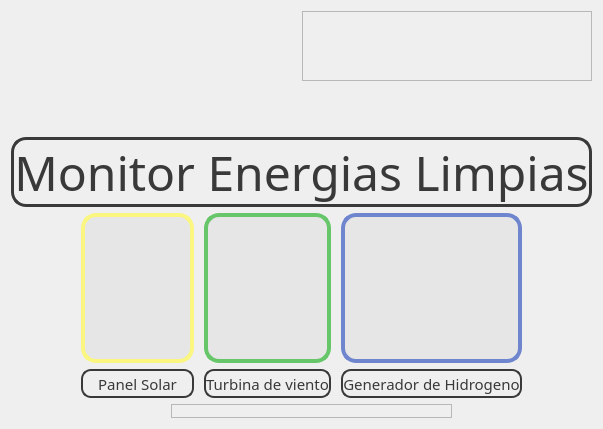
            <widget class="QWidget" name="page_home">
             <layout class="QVBoxLayout" name="verticalLayout_9">
              <item>
               <widget class="QFrame" name="frame_32">
                <property name="minimumSize">
                 <size>
                  <width>0</width>
                  <height>120</height>
                 </size>
                </property>
                <property name="maximumSize">
                 <size>
                  <width>16777215</width>
                  <height>120</height>
                 </size>
                </property>
                <property name="frameShape">
                 <enum>QFrame::NoFrame</enum>
                </property>
                <property name="frameShadow">
                 <enum>QFrame::Plain</enum>
                </property>
                <layout class="QHBoxLayout" name="horizontalLayout_19">
                 <property name="spacing">
                  <number>0</number>
                 </property>
                 <property name="leftMargin">
                  <number>0</number>
                 </property>
                 <property name="topMargin">
                  <number>0</number>
                 </property>
                 <property name="rightMargin">
                  <number>0</number>
                 </property>
                 <property name="bottomMargin">
                  <number>50</number>
                 </property>
                 <item>
                  <widget class="QLabel" name="label_16">
                   <property name="maximumSize">
                    <size>
                     <width>300</width>
                     <height>16777215</height>
                    </size>
                   </property>
                   <property name="text">
                    <string/>
                   </property>
                   <property name="pixmap">
                    <pixmap>logos/logo-universidad-de-los-llanos.png</pixmap>
                   </property>
                   <property name="scaledContents">
                    <bool>true</bool>
                   </property>
                  </widget>
                 </item>
                 <item>
                  <widget class="QFrame" name="frame_35">
                   <property name="frameShape">
                    <enum>QFrame::StyledPanel</enum>
                   </property>
                   <property name="frameShadow">
                    <enum>QFrame::Raised</enum>
                   </property>
                  </widget>
                 </item>
                </layout>
               </widget>
              </item>
              <item>
               <widget class="QFrame" name="frame_16">
                <property name="maximumSize">
                 <size>
                  <width>16777215</width>
                  <height>70</height>
                 </size>
                </property>
                <property name="frameShape">
                 <enum>QFrame::NoFrame</enum>
                </property>
                <property name="frameShadow">
                 <enum>QFrame::Plain</enum>
                </property>
                <layout class="QVBoxLayout" name="verticalLayout_10">
                 <property name="spacing">
                  <number>0</number>
                 </property>
                 <property name="leftMargin">
                  <number>0</number>
                 </property>
                 <property name="topMargin">
                  <number>0</number>
                 </property>
                 <property name="rightMargin">
                  <number>0</number>
                 </property>
                 <property name="bottomMargin">
                  <number>5</number>
                 </property>
                 <item>
                  <widget class="QLabel" name="label_13">
                   <property name="minimumSize">
                    <size>
                     <width>0</width>
                     <height>70</height>
                    </size>
                   </property>
                   <property name="maximumSize">
                    <size>
                     <width>16777215</width>
                     <height>70</height>
                    </size>
                   </property>
                   <property name="font">
                    <font>
                     <family>Century Gothic</family>
                     <pointsize>36</pointsize>
                     <weight>50</weight>
                     <italic>false</italic>
                     <bold>false</bold>
                     <kerning>true</kerning>
                    </font>
                   </property>
                   <property name="styleSheet">
                    <string notr="true">color: rgb(57, 57, 57);
border: 3px solid rgb(57, 57, 57);
border-radius: 15px;
</string>
                   </property>
                   <property name="text">
                    <string>Monitor Energias Limpias</string>
                   </property>
                   <property name="alignment">
                    <set>Qt::AlignCenter</set>
                   </property>
                  </widget>
                 </item>
                </layout>
               </widget>
              </item>
              <item>
               <widget class="QFrame" name="frame_9">
                <property name="frameShape">
                 <enum>QFrame::NoFrame</enum>
                </property>
                <property name="frameShadow">
                 <enum>QFrame::Plain</enum>
                </property>
                <layout class="QHBoxLayout" name="horizontalLayout_4">
                 <property name="spacing">
                  <number>10</number>
                 </property>
                 <property name="leftMargin">
                  <number>0</number>
                 </property>
                 <property name="topMargin">
                  <number>0</number>
                 </property>
                 <property name="rightMargin">
                  <number>0</number>
                 </property>
                 <property name="bottomMargin">
                  <number>0</number>
                 </property>
                 <item>
                  <widget class="QFrame" name="frame_11">
                   <property name="maximumSize">
                    <size>
                     <width>60</width>
                     <height>16777215</height>
                    </size>
                   </property>
                   <property name="frameShape">
                    <enum>QFrame::NoFrame</enum>
                   </property>
                   <property name="frameShadow">
                    <enum>QFrame::Raised</enum>
                   </property>
                  </widget>
                 </item>
                 <item>
                  <widget class="QFrame" name="frame_37">
                   <property name="minimumSize">
                    <size>
                     <width>0</width>
                     <height>185</height>
                    </size>
                   </property>
                   <property name="maximumSize">
                    <size>
                     <width>16777215</width>
                     <height>185</height>
                    </size>
                   </property>
                   <property name="frameShape">
                    <enum>QFrame::NoFrame</enum>
                   </property>
                   <property name="frameShadow">
                    <enum>QFrame::Plain</enum>
                   </property>
                   <layout class="QVBoxLayout" name="verticalLayout_15">
                    <property name="spacing">
                     <number>6</number>
                    </property>
                    <property name="leftMargin">
                     <number>0</number>
                    </property>
                    <property name="topMargin">
                     <number>0</number>
                    </property>
                    <property name="rightMargin">
                     <number>0</number>
                    </property>
                    <property name="bottomMargin">
                     <number>0</number>
                    </property>
                    <item>
                     <widget class="QPushButton" name="Solar_Button">
                      <property name="minimumSize">
                       <size>
                        <width>0</width>
                        <height>150</height>
                       </size>
                      </property>
                      <property name="font">
                       <font>
                        <family>Century Gothic</family>
                        <pointsize>12</pointsize>
                       </font>
                      </property>
                      <property name="cursor">
                       <cursorShape>PointingHandCursor</cursorShape>
                      </property>
                      <property name="styleSheet">
                       <string notr="true">QPushButton {
	color: rgb(25, 25, 25);
	background-color: rgb(230, 230, 230);
	border: 4px solid rgb(250, 246, 128);
	border-radius: 15px;
	
	
}

QPushButton:hover {
	background-color: rgb(250, 246, 128);
}

QPushButton:pressed {
	background-color: rgb(255, 207, 60);
	border: 4px solid rgb(255, 207, 60);
	padding-top: 2px;
    padding-right: 2px;

}
</string>
                      </property>
                      <property name="text">
                       <string/>
                      </property>
                      <property name="icon">
                       <iconset>
                        <normaloff>icons/solar-panel.png</normaloff>icons/solar-panel.png</iconset>
                      </property>
                      <property name="iconSize">
                       <size>
                        <width>128</width>
                        <height>128</height>
                       </size>
                      </property>
                      <property name="default">
                       <bool>false</bool>
                      </property>
                      <property name="flat">
                       <bool>false</bool>
                      </property>
                     </widget>
                    </item>
                    <item>
                     <widget class="QFrame" name="frame_40">
                      <property name="maximumSize">
                       <size>
                        <width>16777215</width>
                        <height>34</height>
                       </size>
                      </property>
                      <property name="styleSheet">
                       <string notr="true">color: rgb(57, 57, 57);
border: 2px solid rgb(57, 57, 57);
border-radius: 10px;
</string>
                      </property>
                      <property name="frameShape">
                       <enum>QFrame::NoFrame</enum>
                      </property>
                      <property name="frameShadow">
                       <enum>QFrame::Raised</enum>
                      </property>
                      <layout class="QVBoxLayout" name="verticalLayout_16">
                       <property name="spacing">
                        <number>0</number>
                       </property>
                       <property name="leftMargin">
                        <number>0</number>
                       </property>
                       <property name="topMargin">
                        <number>0</number>
                       </property>
                       <property name="rightMargin">
                        <number>0</number>
                       </property>
                       <property name="bottomMargin">
                        <number>0</number>
                       </property>
                       <item>
                        <widget class="QLabel" name="label_17">
                         <property name="font">
                          <font>
                           <family>Segoe UI Light</family>
                           <pointsize>11</pointsize>
                          </font>
                         </property>
                         <property name="styleSheet">
                          <string notr="true">color: rgb(57, 57, 57);
border: none;</string>
                         </property>
                         <property name="text">
                          <string>Panel Solar</string>
                         </property>
                         <property name="alignment">
                          <set>Qt::AlignCenter</set>
                         </property>
                        </widget>
                       </item>
                      </layout>
                     </widget>
                    </item>
                   </layout>
                  </widget>
                 </item>
                 <item>
                  <widget class="QFrame" name="frame_41">
                   <property name="minimumSize">
                    <size>
                     <width>0</width>
                     <height>185</height>
                    </size>
                   </property>
                   <property name="maximumSize">
                    <size>
                     <width>16777215</width>
                     <height>185</height>
                    </size>
                   </property>
                   <property name="frameShape">
                    <enum>QFrame::NoFrame</enum>
                   </property>
                   <property name="frameShadow">
                    <enum>QFrame::Plain</enum>
                   </property>
                   <layout class="QVBoxLayout" name="verticalLayout_14">
                    <property name="leftMargin">
                     <number>0</number>
                    </property>
                    <property name="topMargin">
                     <number>0</number>
                    </property>
                    <property name="rightMargin">
                     <number>0</number>
                    </property>
                    <property name="bottomMargin">
                     <number>0</number>
                    </property>
                    <item>
                     <widget class="QPushButton" name="Wind_button">
                      <property name="minimumSize">
                       <size>
                        <width>0</width>
                        <height>150</height>
                       </size>
                      </property>
                      <property name="font">
                       <font>
                        <family>Century Gothic</family>
                        <pointsize>12</pointsize>
                       </font>
                      </property>
                      <property name="cursor">
                       <cursorShape>PointingHandCursor</cursorShape>
                      </property>
                      <property name="styleSheet">
                       <string notr="true">QPushButton {
	color: rgb(25, 25, 25);
	
	background-color: rgb(230, 230, 230);
	border: 4px solid rgb(102, 198, 105);
	border-radius: 15px;
}

QPushButton:hover {
	background-color: rgb(102, 198, 105);
}

QPushButton:pressed {
	background-color: rgb(48, 165, 27);
	border: 4px solid rgb(48, 165, 27);
	padding-top: 2px;
    padding-right: 2px;

}
</string>
                      </property>
                      <property name="text">
                       <string/>
                      </property>
                      <property name="icon">
                       <iconset>
                        <normaloff>icons/wind-energy.png</normaloff>icons/wind-energy.png</iconset>
                      </property>
                      <property name="iconSize">
                       <size>
                        <width>128</width>
                        <height>128</height>
                       </size>
                      </property>
                     </widget>
                    </item>
                    <item>
                     <widget class="QFrame" name="frame_39">
                      <property name="maximumSize">
                       <size>
                        <width>16777215</width>
                        <height>34</height>
                       </size>
                      </property>
                      <property name="styleSheet">
                       <string notr="true">color: rgb(57, 57, 57);
border: 2px solid rgb(57, 57, 57);
border-radius: 10px;
</string>
                      </property>
                      <property name="frameShape">
                       <enum>QFrame::NoFrame</enum>
                      </property>
                      <property name="frameShadow">
                       <enum>QFrame::Raised</enum>
                      </property>
                      <layout class="QVBoxLayout" name="verticalLayout_17">
                       <property name="spacing">
                        <number>0</number>
                       </property>
                       <property name="leftMargin">
                        <number>0</number>
                       </property>
                       <property name="topMargin">
                        <number>0</number>
                       </property>
                       <property name="rightMargin">
                        <number>0</number>
                       </property>
                       <property name="bottomMargin">
                        <number>0</number>
                       </property>
                       <item>
                        <widget class="QLabel" name="label_18">
                         <property name="font">
                          <font>
                           <family>Segoe UI Light</family>
                           <pointsize>11</pointsize>
                          </font>
                         </property>
                         <property name="styleSheet">
                          <string notr="true">color: rgb(57, 57, 57);
border: none;</string>
                         </property>
                         <property name="text">
                          <string>Turbina de viento</string>
                         </property>
                         <property name="alignment">
                          <set>Qt::AlignCenter</set>
                         </property>
                        </widget>
                       </item>
                      </layout>
                     </widget>
                    </item>
                   </layout>
                  </widget>
                 </item>
                 <item>
                  <widget class="QFrame" name="frame_42">
                   <property name="minimumSize">
                    <size>
                     <width>0</width>
                     <height>185</height>
                    </size>
                   </property>
                   <property name="maximumSize">
                    <size>
                     <width>16777215</width>
                     <height>185</height>
                    </size>
                   </property>
                   <property name="frameShape">
                    <enum>QFrame::NoFrame</enum>
                   </property>
                   <property name="frameShadow">
                    <enum>QFrame::Plain</enum>
                   </property>
                   <layout class="QVBoxLayout" name="verticalLayout_13">
                    <property name="leftMargin">
                     <number>0</number>
                    </property>
                    <property name="topMargin">
                     <number>0</number>
                    </property>
                    <property name="rightMargin">
                     <number>0</number>
                    </property>
                    <property name="bottomMargin">
                     <number>0</number>
                    </property>
                    <item>
                     <widget class="QPushButton" name="Hydrogen_button">
                      <property name="enabled">
                       <bool>true</bool>
                      </property>
                      <property name="sizePolicy">
                       <sizepolicy hsizetype="Minimum" vsizetype="Fixed">
                        <horstretch>0</horstretch>
                        <verstretch>0</verstretch>
                       </sizepolicy>
                      </property>
                      <property name="minimumSize">
                       <size>
                        <width>0</width>
                        <height>150</height>
                       </size>
                      </property>
                      <property name="sizeIncrement">
                       <size>
                        <width>0</width>
                        <height>0</height>
                       </size>
                      </property>
                      <property name="baseSize">
                       <size>
                        <width>0</width>
                        <height>0</height>
                       </size>
                      </property>
                      <property name="font">
                       <font>
                        <family>Century Gothic</family>
                        <pointsize>12</pointsize>
                       </font>
                      </property>
                      <property name="cursor">
                       <cursorShape>PointingHandCursor</cursorShape>
                      </property>
                      <property name="styleSheet">
                       <string notr="true">QPushButton {
	color: rgb(25, 25, 25);
	
	background-color: rgb(230, 230, 230);
	border: 4px solid rgb(111, 134, 206);
	border-radius: 15px;
}

QPushButton:hover {
	background-color: rgb(111, 134, 206);	
}

QPushButton:pressed {
	background-color: rgb(52, 47, 197);
	border: 4px solid rgb(52, 47, 197);
	padding-top: 2px;
    padding-right: 2px;

}
</string>
                      </property>
                      <property name="text">
                       <string/>
                      </property>
                      <property name="icon">
                       <iconset>
                        <normaloff>icons/h2.png</normaloff>icons/h2.png</iconset>
                      </property>
                      <property name="iconSize">
                       <size>
                        <width>128</width>
                        <height>128</height>
                       </size>
                      </property>
                     </widget>
                    </item>
                    <item>
                     <widget class="QFrame" name="frame_38">
                      <property name="maximumSize">
                       <size>
                        <width>16777215</width>
                        <height>34</height>
                       </size>
                      </property>
                      <property name="styleSheet">
                       <string notr="true">color: rgb(57, 57, 57);
border: 2px solid rgb(57, 57, 57);
border-radius: 10px;
</string>
                      </property>
                      <property name="frameShape">
                       <enum>QFrame::NoFrame</enum>
                      </property>
                      <property name="frameShadow">
                       <enum>QFrame::Raised</enum>
                      </property>
                      <layout class="QVBoxLayout" name="verticalLayout_18">
                       <property name="spacing">
                        <number>0</number>
                       </property>
                       <property name="leftMargin">
                        <number>0</number>
                       </property>
                       <property name="topMargin">
                        <number>0</number>
                       </property>
                       <property name="rightMargin">
                        <number>0</number>
                       </property>
                       <property name="bottomMargin">
                        <number>0</number>
                       </property>
                       <item>
                        <widget class="QLabel" name="label_19">
                         <property name="font">
                          <font>
                           <family>Segoe UI Light</family>
                           <pointsize>11</pointsize>
                          </font>
                         </property>
                         <property name="styleSheet">
                          <string notr="true">color: rgb(57, 57, 57);
border: none;</string>
                         </property>
                         <property name="text">
                          <string>Generador de Hidrogeno</string>
                         </property>
                         <property name="alignment">
                          <set>Qt::AlignCenter</set>
                         </property>
                        </widget>
                       </item>
                      </layout>
                     </widget>
                    </item>
                   </layout>
                  </widget>
                 </item>
                 <item>
                  <widget class="QFrame" name="frame_12">
                   <property name="maximumSize">
                    <size>
                     <width>60</width>
                     <height>16777215</height>
                    </size>
                   </property>
                   <property name="frameShape">
                    <enum>QFrame::NoFrame</enum>
                   </property>
                   <property name="frameShadow">
                    <enum>QFrame::Raised</enum>
                   </property>
                  </widget>
                 </item>
                </layout>
               </widget>
              </item>
              <item>
               <widget class="QFrame" name="frame_33">
                <property name="maximumSize">
                 <size>
                  <width>16777215</width>
                  <height>100</height>
                 </size>
                </property>
                <property name="frameShape">
                 <enum>QFrame::NoFrame</enum>
                </property>
                <property name="frameShadow">
                 <enum>QFrame::Plain</enum>
                </property>
                <layout class="QHBoxLayout" name="horizontalLayout_15">
                 <property name="spacing">
                  <number>0</number>
                 </property>
                 <property name="leftMargin">
                  <number>0</number>
                 </property>
                 <property name="topMargin">
                  <number>0</number>
                 </property>
                 <property name="rightMargin">
                  <number>0</number>
                 </property>
                 <property name="bottomMargin">
                  <number>0</number>
                 </property>
                 <item>
                  <widget class="QLabel" name="label_14">
                   <property name="maximumSize">
                    <size>
                     <width>160</width>
                     <height>70</height>
                    </size>
                   </property>
                   <property name="text">
                    <string/>
                   </property>
                   <property name="pixmap">
                    <pixmap>logos/pixlr-bg-result.png</pixmap>
                   </property>
                   <property name="scaledContents">
                    <bool>true</bool>
                   </property>
                   <property name="alignment">
                    <set>Qt::AlignCenter</set>
                   </property>
                  </widget>
                 </item>
                 <item>
                  <widget class="QFrame" name="frame_24">
                   <property name="frameShape">
                    <enum>QFrame::StyledPanel</enum>
                   </property>
                   <property name="frameShadow">
                    <enum>QFrame::Raised</enum>
                   </property>
                  </widget>
                 </item>
                 <item>
                  <widget class="QLabel" name="label_15">
                   <property name="maximumSize">
                    <size>
                     <width>140</width>
                     <height>50</height>
                    </size>
                   </property>
                   <property name="text">
                    <string/>
                   </property>
                   <property name="pixmap">
                    <pixmap>logos/pixlr-bg-result (1).png</pixmap>
                   </property>
                   <property name="scaledContents">
                    <bool>true</bool>
                   </property>
                   <property name="alignment">
                    <set>Qt::AlignCenter</set>
                   </property>
                  </widget>
                 </item>
                </layout>
               </widget>
              </item>
             </layout>
            </widget>
